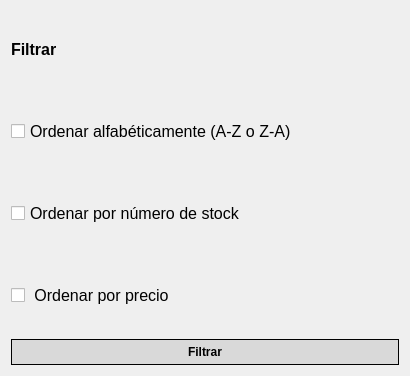
<?xml version="1.0" encoding="UTF-8"?>
<ui version="4.0">
 <class>Dialog</class>
 <widget class="QDialog" name="Dialog">
  <property name="geometry">
   <rect>
    <x>0</x>
    <y>0</y>
    <width>410</width>
    <height>376</height>
   </rect>
  </property>
  <property name="windowTitle">
   <string>Dialog</string>
  </property>
  <layout class="QGridLayout" name="gridLayout_2">
   <item row="0" column="0">
    <layout class="QGridLayout" name="gridLayout">
     <item row="2" column="0">
      <widget class="QCheckBox" name="checkBox_2">
       <property name="maximumSize">
        <size>
         <width>16777215</width>
         <height>100</height>
        </size>
       </property>
       <property name="font">
        <font>
         <pointsize>12</pointsize>
        </font>
       </property>
       <property name="text">
        <string>Ordenar por número de stock</string>
       </property>
      </widget>
     </item>
     <item row="0" column="0">
      <widget class="QLabel" name="label">
       <property name="font">
        <font>
         <pointsize>12</pointsize>
         <bold>true</bold>
        </font>
       </property>
       <property name="text">
        <string>Filtrar</string>
       </property>
      </widget>
     </item>
     <item row="1" column="0">
      <widget class="QCheckBox" name="checkBox_3">
       <property name="maximumSize">
        <size>
         <width>16777215</width>
         <height>100</height>
        </size>
       </property>
       <property name="font">
        <font>
         <pointsize>12</pointsize>
        </font>
       </property>
       <property name="text">
        <string>Ordenar alfabéticamente (A-Z o Z-A)</string>
       </property>
      </widget>
     </item>
     <item row="3" column="0">
      <widget class="QCheckBox" name="checkBox">
       <property name="maximumSize">
        <size>
         <width>16777215</width>
         <height>100</height>
        </size>
       </property>
       <property name="font">
        <font>
         <pointsize>12</pointsize>
        </font>
       </property>
       <property name="text">
        <string> Ordenar por precio</string>
       </property>
      </widget>
     </item>
     <item row="4" column="0">
      <widget class="QPushButton" name="pushButton">
       <property name="font">
        <font>
         <bold>true</bold>
        </font>
       </property>
       <property name="styleSheet">
        <string notr="true">background-color: #d9d9d9;
color: black;
border: 1px solid black;
border-radius: 15px;
padding:5px;
box-shadow: 5px 5px 15px rgba(0, 0, 0, 0.3);
</string>
       </property>
       <property name="text">
        <string>Filtrar</string>
       </property>
      </widget>
     </item>
    </layout>
   </item>
  </layout>
 </widget>
 <resources/>
 <connections/>
</ui>
